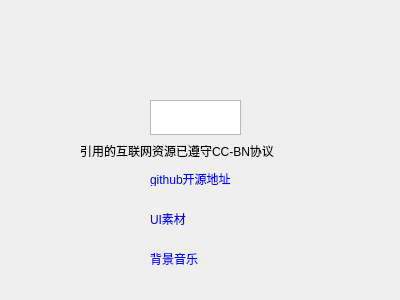
<?xml version="1.0" encoding="UTF-8"?>
<ui version="4.0">
 <class>about</class>
 <widget class="QWidget" name="about">
  <property name="geometry">
   <rect>
    <x>0</x>
    <y>0</y>
    <width>400</width>
    <height>300</height>
   </rect>
  </property>
  <property name="sizePolicy">
   <sizepolicy hsizetype="Fixed" vsizetype="Fixed">
    <horstretch>0</horstretch>
    <verstretch>0</verstretch>
   </sizepolicy>
  </property>
  <property name="windowTitle">
   <string>关于</string>
  </property>
  <property name="windowIcon">
   <iconset resource="re.qrc">
    <normaloff>:/rescoures/buttonSquare_grey_pressed.png</normaloff>:/rescoures/buttonSquare_grey_pressed.png</iconset>
  </property>
  <property name="styleSheet">
   <string notr="true">background-image: url(:/PNG/buttonSquare_blue_pressed.png);</string>
  </property>
  <widget class="QWidget" name="widget" native="true">
   <property name="geometry">
    <rect>
     <x>0</x>
     <y>0</y>
     <width>401</width>
     <height>301</height>
    </rect>
   </property>
   <property name="styleSheet">
    <string notr="true">background-image: url(:/rescoures/buttonSquare_blue_pressed.png);</string>
   </property>
   <widget class="QLabel" name="label_3">
    <property name="geometry">
     <rect>
      <x>150</x>
      <y>210</y>
      <width>72</width>
      <height>15</height>
     </rect>
    </property>
    <property name="styleSheet">
     <string notr="true">background-image: url(:/rescoures/buttonLong_beige.png);</string>
    </property>
    <property name="text">
     <string>&lt;html&gt;&lt;head/&gt;&lt;body&gt;&lt;p&gt;&lt;a href=&quot;https://kenney.nl/assets/tag:interface?sort=update&quot;&gt;&lt;span style=&quot; text-decoration: underline; color:#0000ff;&quot;&gt;UI素材&lt;/span&gt;&lt;/a&gt;&lt;/p&gt;&lt;/body&gt;&lt;/html&gt;</string>
    </property>
    <property name="openExternalLinks">
     <bool>true</bool>
    </property>
   </widget>
   <widget class="QLabel" name="label_2">
    <property name="geometry">
     <rect>
      <x>150</x>
      <y>250</y>
      <width>72</width>
      <height>15</height>
     </rect>
    </property>
    <property name="styleSheet">
     <string notr="true">background-image: url(:/rescoures/buttonLong_beige.png);</string>
    </property>
    <property name="text">
     <string>&lt;html&gt;&lt;head/&gt;&lt;body&gt;&lt;p&gt;&lt;a href=&quot;https://tools.liumingye.cn/music/#/search/M/song/8bit&quot;&gt;&lt;span style=&quot; text-decoration: underline; color:#0000ff;&quot;&gt;背景音乐&lt;/span&gt;&lt;/a&gt;&lt;/p&gt;&lt;/body&gt;&lt;/html&gt;</string>
    </property>
    <property name="openExternalLinks">
     <bool>true</bool>
    </property>
   </widget>
   <widget class="QLabel" name="label">
    <property name="geometry">
     <rect>
      <x>150</x>
      <y>170</y>
      <width>121</width>
      <height>16</height>
     </rect>
    </property>
    <property name="styleSheet">
     <string notr="true">background-image: url(:/rescoures/buttonLong_beige.png);</string>
    </property>
    <property name="text">
     <string>&lt;html&gt;&lt;head/&gt;&lt;body&gt;&lt;p&gt;&lt;a href=&quot;https://github.com/xingwangzhe/Tetris&quot;&gt;&lt;span style=&quot; text-decoration: underline; color:#0000ff;&quot;&gt;github开源地址&lt;/span&gt;&lt;/a&gt;&lt;/p&gt;&lt;/body&gt;&lt;/html&gt;</string>
    </property>
    <property name="openExternalLinks">
     <bool>true</bool>
    </property>
   </widget>
   <widget class="QGraphicsView" name="graphicsView">
    <property name="geometry">
     <rect>
      <x>150</x>
      <y>100</y>
      <width>91</width>
      <height>35</height>
     </rect>
    </property>
    <property name="styleSheet">
     <string notr="true">background-image: url(:/rescoures/cc.png);</string>
    </property>
   </widget>
   <widget class="QLabel" name="label_4">
    <property name="geometry">
     <rect>
      <x>80</x>
      <y>140</y>
      <width>241</width>
      <height>21</height>
     </rect>
    </property>
    <property name="styleSheet">
     <string notr="true">border-image: url(:/rescoures/buttonLong_beige.png);</string>
    </property>
    <property name="text">
     <string>引用的互联网资源已遵守CC-BN协议</string>
    </property>
   </widget>
  </widget>
 </widget>
 <resources>
  <include location="re.qrc"/>
 </resources>
 <connections/>
</ui>
